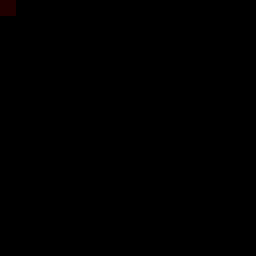
Frame 1 (no input)
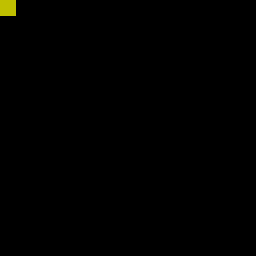
Frame 60 (the mouse pressed at the canvas centre just before this capture)
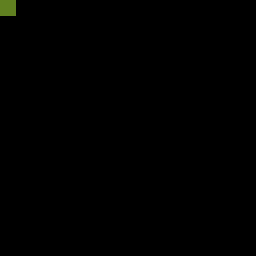
Frame 120 (the mouse held since frame 60 and released just before this capture)

The Processing sketch that drew these frames (run headless with seeded random() and noise(); from frame 60 on, the mouse is pressed at the canvas centre):

// Processing sketch: processing_64691
// ── processing_64691.pde

// Constants instead of enum because processing doesn't support it
private static final int MODE_BlackWhite = 0;
private static final int MODE_Grey3 = 1;
private static final int MODE_Grey255 = 2;
private static final int MODE_Color8 = 3;
private static final int MODE_Color255 = 4;

// Properties that can be modified
private static final int ms_nImageSize = 16;
private static final int ms_nPixelSize = 16;
private static final int m_nColorMode = MODE_Color8;

// Private attributes
private boolean m_bInPause;
private Coordinates m_coordinates;
private Color[][] m_nPixels;

public void setup(){
  size(256, 256);
  background(0);
  noStroke();
  
  m_bInPause = false;
  m_coordinates = new Coordinates();
  m_nPixels = new Color[ms_nImageSize][ms_nImageSize];

  for (int i = 0; i < ms_nImageSize; ++i){
    for (int j = 0; j < ms_nImageSize; ++j){
      m_nPixels[i][j] = new Color();
    }
  }
}

public void draw(){
  if (!m_bInPause){
    m_coordinates.X = 0;
    m_coordinates.Y = 0;
    incrementPixel(m_coordinates);
  }
}
    
public void keyPressed(){
  if (key == 'p' || key == 'P') {
    m_bInPause = !m_bInPause;
  }
}

public void incrementPixel(Coordinates coord){
  int x = coord.X;
  int y = coord.Y;
  
  if (m_nPixels[x][y].Increment()) {
    coord.Increment();
    incrementPixel(coord);
  }
  
  fill(m_nPixels[x][y].R, m_nPixels[x][y].G, m_nPixels[x][y].B);
  rect(x * ms_nPixelSize, y * ms_nPixelSize, ms_nPixelSize, ms_nPixelSize);
}

public class Coordinates{
  public int X = 0;
  public int Y = 0;
  
  public void Increment(){
    X++;
    if (X >= ms_nImageSize){
      X = 0;
      Y = (Y + 1) % ms_nImageSize;
    }
  }
}

public class Color{
  public int R = 0;
  public int G = 0;
  public int B = 0;
  
  public boolean Increment(){
    switch(m_nColorMode){
      case MODE_BlackWhite:
      if (R == 255){
        R = G = B = 0;
        return true;
      }
      else{
        R = G = B = 255;
        return false;
      }
        
      case MODE_Grey3:
      if (R >= 255){
        R = G = B = 0;
        return true;
      }
      else{
        R = G = B = R + 128;
        return false;
      }
      
      case MODE_Grey255:
      if (R >= 255){
        R = G = B = 0;
        return true;
      }
      else{
        R = G = B = R + 1;
        return false;
      }
      
      case MODE_Color8:
      if (R >= 255){
        R = 0;
        if (G >= 255){
          G = 0;
          if (B >= 255){
            B = 0;
            return true;
          }
          else{
            B += 32;
          }
        }
        else{
          G += 32;
        }
      }
      else{
        R += 32;
      }
      return false;
        
      case MODE_Color255:
      if (R >= 255){
        R = 0;
        if (G >= 255){
          G = 0;
          if (B >= 255){
            B = 0;
            return true;
          }
          else{
            B++;
          }
        }
        else{
          G++;
        }
      }
      else{
        R++;
      }
      return false;
      
      default: return false;
    }
  }
}
